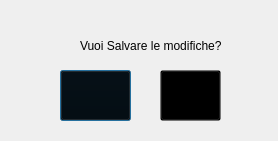
<?xml version="1.0" encoding="UTF-8"?>
<ui version="4.0">
 <class>Dialog</class>
 <widget class="QDialog" name="Dialog">
  <property name="geometry">
   <rect>
    <x>0</x>
    <y>0</y>
    <width>278</width>
    <height>141</height>
   </rect>
  </property>
  <property name="windowTitle">
   <string>Dialog</string>
  </property>
  <widget class="QLabel" name="label">
   <property name="geometry">
    <rect>
     <x>80</x>
     <y>30</y>
     <width>161</width>
     <height>31</height>
    </rect>
   </property>
   <property name="text">
    <string>Vuoi Salvare le modifiche?</string>
   </property>
  </widget>
  <widget class="QLabel" name="label_2">
   <property name="geometry">
    <rect>
     <x>30</x>
     <y>30</y>
     <width>31</width>
     <height>31</height>
    </rect>
   </property>
   <property name="text">
    <string/>
   </property>
   <property name="textFormat">
    <enum>Qt::RichText</enum>
   </property>
   <property name="pixmap">
    <pixmap>Icona Save.png</pixmap>
   </property>
   <property name="scaledContents">
    <bool>true</bool>
   </property>
  </widget>
  <widget class="QPushButton" name="confirmButton">
   <property name="geometry">
    <rect>
     <x>60</x>
     <y>70</y>
     <width>71</width>
     <height>51</height>
    </rect>
   </property>
   <property name="styleSheet">
    <string notr="true">background-color:transparent;</string>
   </property>
   <property name="text">
    <string/>
   </property>
   <property name="icon">
    <iconset>
     <normaloff>Icona Ok.png</normaloff>Icona Ok.png</iconset>
   </property>
   <property name="iconSize">
    <size>
     <width>40</width>
     <height>40</height>
    </size>
   </property>
  </widget>
  <widget class="QPushButton" name="cancelButton">
   <property name="geometry">
    <rect>
     <x>160</x>
     <y>70</y>
     <width>61</width>
     <height>51</height>
    </rect>
   </property>
   <property name="styleSheet">
    <string notr="true">background-color:transparent;</string>
   </property>
   <property name="text">
    <string/>
   </property>
   <property name="icon">
    <iconset>
     <normaloff>cancel.png</normaloff>cancel.png</iconset>
   </property>
   <property name="iconSize">
    <size>
     <width>30</width>
     <height>30</height>
    </size>
   </property>
  </widget>
 </widget>
 <resources/>
 <connections/>
</ui>
